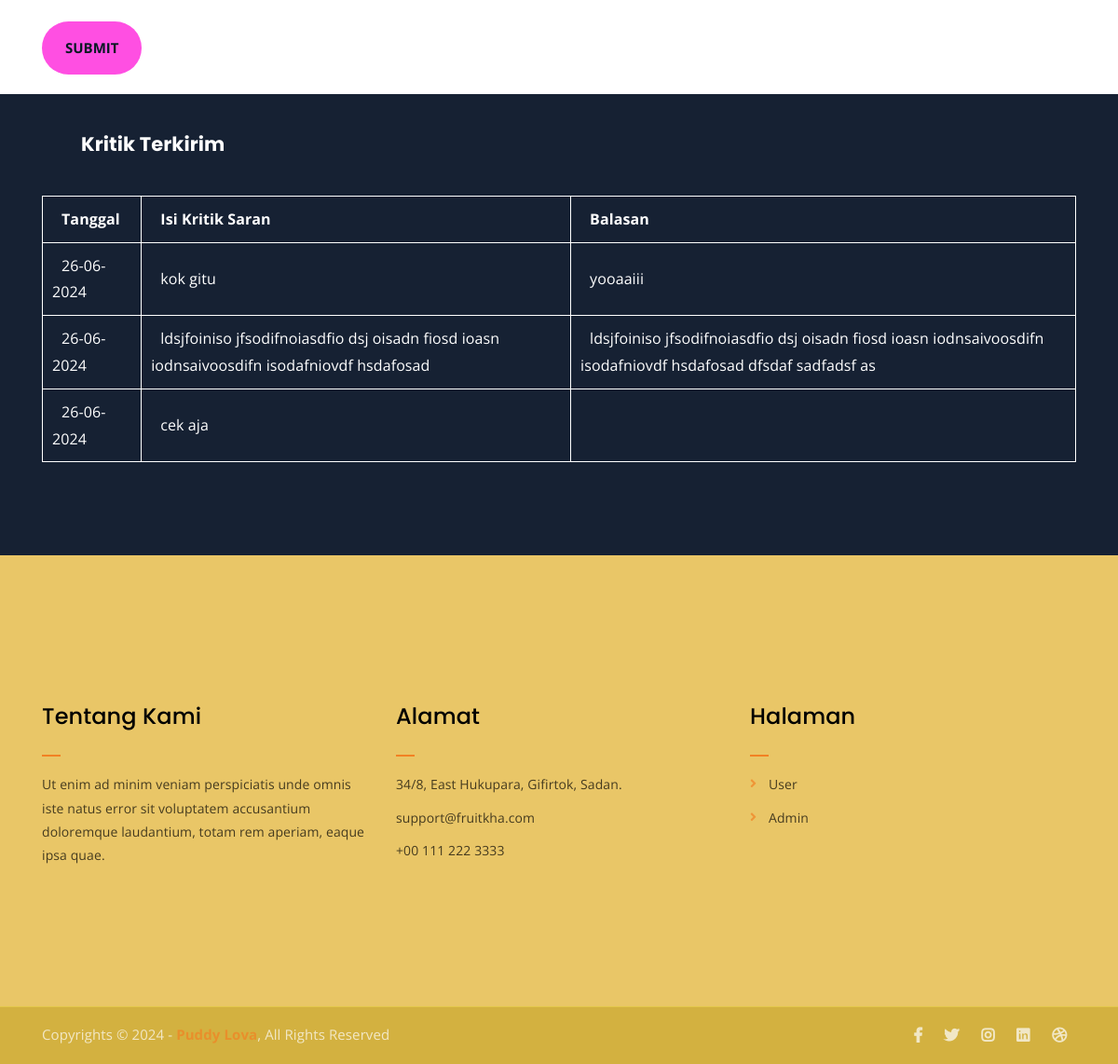
Before: /kritik.php (signed in, lower part) with the older database file.
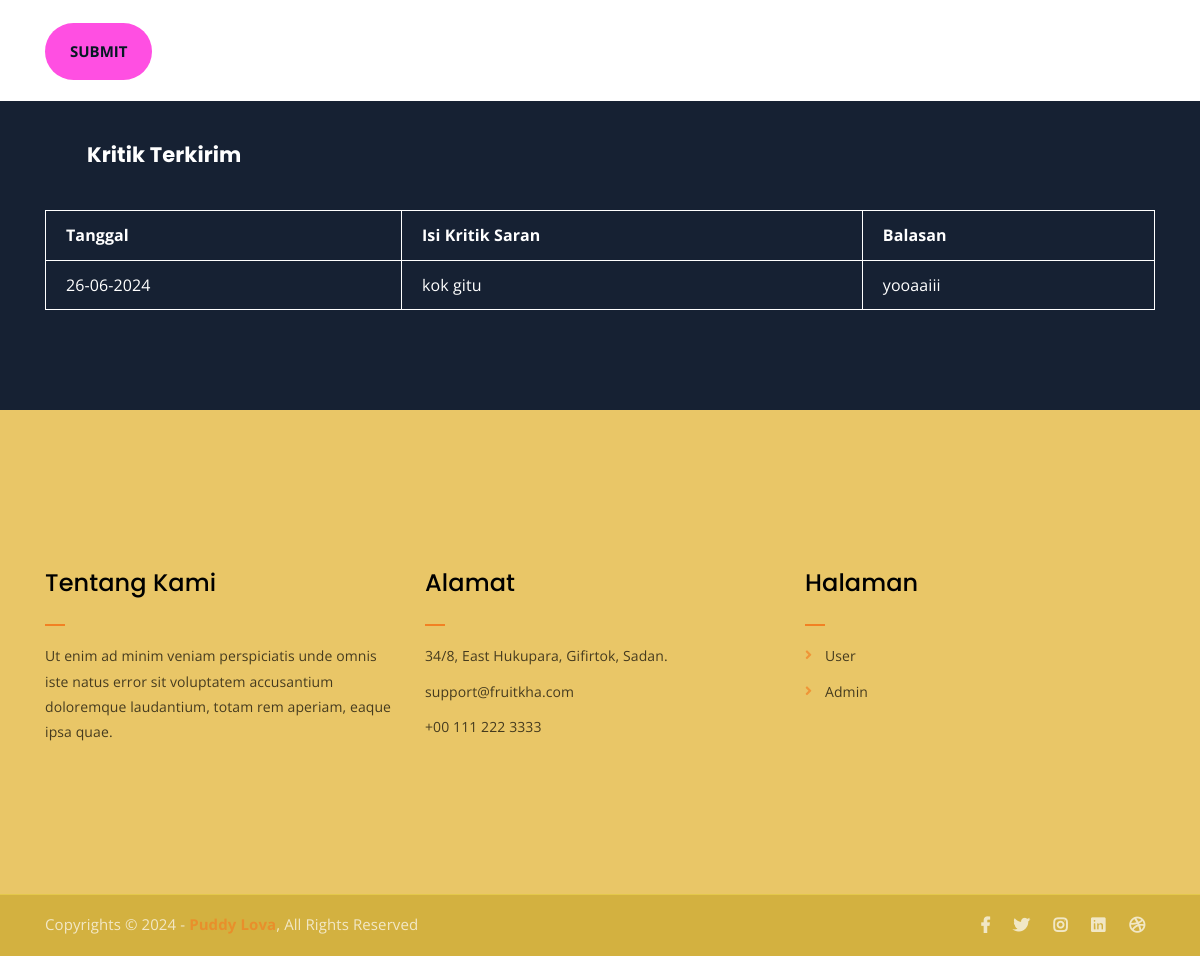
After: the same page with the newer database file.
### tables this page shows
CREATE TABLE `kritik_saran` (
  `id_kritik_saran` int(11) NOT NULL,
  `id_user` int(11) NOT NULL,
  `nama` varchar(111) NOT NULL,
  `tanggal` varchar(55) NOT NULL,
  `isi_kritik_saran` varchar(1000) NOT NULL,
  `balasan` varchar(1111) NOT NULL
);

### kritik.php (the view, shortened to what this page needs)
<?php
include("./app/database/db.php");
?>
<!DOCTYPE html>
<html lang="en">
<head>
	<link rel="stylesheet" href="assets/css/all.min.css">
	<link rel="stylesheet" href="assets/bootstrap/css/bootstrap.min.css">
	<link rel="stylesheet" href="assets/css/owl.carousel.css">
	<link rel="stylesheet" href="assets/css/magnific-popup.css">
	<link rel="stylesheet" href="assets/css/animate.css">
	<link rel="stylesheet" href="assets/css/meanmenu.min.css">
	<link rel="stylesheet" href="assets/css/main.css">
	<link rel="stylesheet" href="assets/css/responsive.css">
</head>
<body>
	<div class="contact-from-section mt-150 mb-4">
		<div class="container">
			<div class="row">
				<div class="col-lg-8 mb-5 mb-lg-0">
					<div class="contact-form">
						<form method="POST">
							<p><textarea name="isi" cols="30" rows="10" placeholder="Message"></textarea></p>
							<input style="background-color: #ff4fe2;" type="submit" name="kirim" value="Submit">
						</form>
					</div>
				</div>
			</div>
		</div>
	</div>
	<div class="find-location blue-bg">
		<div class="container">
			<div class="row">
				<div class="col-lg-12">
					<h4 style="color: white;" class="m-5">Kritik Terkirim</h4>
					<table id="datatablesSimple">
                <thead>
                  <tr style="font-size: 16px;">
                    <th>Tanggal</th>
                    <th>Isi Kritik Saran</th>
					<th>Balasan</th>
                  </tr>
                </thead>
                <tbody>
                  <?php
					$id_user = $_SESSION['user']['id_user'];
                    $get_paket = mysqli_query($conn, "SELECT * FROM kritik_saran WHERE id_user = '$id_user'");
                    while ($p = mysqli_fetch_array($get_paket)) {
                  ?>
                    <tr style="font-size: 16px;" id="klik-tabel">
                      <td><?php echo $p['tanggal']; ?></td>
                      <td><?php echo $p['isi_kritik_saran']; ?></td>
					  <td><?php echo $p['balasan']; ?></td>
                    </tr>
                  <?php } ?>
                </tbody>
              </table>
				</div>
			</div>
		</div>
	</div>
	<?php include('./include/footer.php') ?>
</body>
</html>

### include/footer.php
<div class="footer-area xxx">
		<div class="container">
			<div class="row">
				<div class="col-lg-4 col-md-6">
					<div class="footer-box about-widget">
						<h2 style="color: black;" class="widget-title">Tentang Kami</h2>
						<p style="color: black;">Ut enim ad minim veniam perspiciatis unde omnis iste natus error sit voluptatem accusantium doloremque laudantium, totam rem aperiam, eaque ipsa quae.</p>
					</div>
				</div>
				<div class="col-lg-4 col-md-6">
					<div class="footer-box get-in-touch">
						<h2 style="color: black;" class="widget-title">Alamat</h2>
						<ul>
							<li>34/8, East Hukupara, Gifirtok, Sadan.</li>
							<li>support@fruitkha.com</li>
							<li>+00 111 222 3333</li>
						</ul>
					</div>
				</div>
				<div class="col-lg-4 col-md-6">
					<div class="footer-box pages">
						<h2 style="color: black;" class="widget-title">Halaman</h2>
						<ul>
							<li><a style="color: black;" href="index.php">User</a></li>
							<li><a style="color: black;" href="app/index.php">Admin</a></li>
						</ul>
					</div>
				</div>
			</div>
		</div>
	</div>
	<div class="copyright">
		<div class="container">
			<div class="row">
				<div class="col-lg-6 col-md-12">
					<p>Copyrights &copy; 2024 - <a href="#">Puddy Lova</a>, All Rights Reserved
					</p>
				</div>
				<div class="col-lg-6 text-right col-md-12">
					<div class="social-icons">
						<ul>
							<li><a href="#" target="_blank"><i class="fab fa-facebook-f"></i></a></li>
							<li><a href="#" target="_blank"><i class="fab fa-twitter"></i></a></li>
							<li><a href="#" target="_blank"><i class="fab fa-instagram"></i></a></li>
							<li><a href="#" target="_blank"><i class="fab fa-linkedin"></i></a></li>
							<li><a href="#" target="_blank"><i class="fab fa-dribbble"></i></a></li>
						</ul>
					</div>
				</div>
			</div>
		</div>
	</div>

### assets/css/main.css (style rules this page uses)
html { font-size: 14px; font-weight: 400; line-height: 28px; height: 100%; }
body { font-family: "Open Sans", sans-serif; font-weight: 400; font-size: 1rem; letter-spacing: 0.1px; line-height: 1.8; color: #051922; overflow-x: hidden; }
a { cursor: pointer; text-decoration: none; -webkit-transition: all 0.2s ease-in-out; -o-transition: all 0.2s ease-in-out; transition: all 0.2s ease-in-out; }
h1, .h1, h2, .h2, h3, .h3, h4, .h4, h5, .h5, h6, .h6 { font-family: "Poppins", sans-serif; font-weight: 700; margin: 0 0 1.25rem 0; color: #051922; }
h2, .h2 { font-size: 3rem; font-weight: 700; line-height: 3.25rem; }
h4, .h4 { font-size: 1.5rem; font-weight: 700; line-height: 1.75rem; }
p { font-family: "Open Sans", sans-serif; font-weight: 400; font-size: 1rem; letter-spacing: 0.1px; line-height: 1.8; color: #051922; margin: 0 0 1.25rem 0; }
p:last-child { margin: 0; }
.mt-150 { margin-top: 150px; }
.blue-bg { background-color: #162133; }
.footer-area { background-color: #e9c667; color: #000000; padding: 150px 0; }
.footer-area div, .footer-area p { color: black; }
h2.widget-title { font-size: 24px; font-weight: 500; position: relative; padding-bottom: 20px; color: #fff; }
h2.widget-title:after { position: absolute; left: 0; bottom: 0; width: 20px; height: 2px; background-color: #f28123; content: ""; }
.footer-box p { color: #fff; opacity: 0.7; line-height: 1.8; }
.footer-box ul { margin: 0; padding: 0; list-style: none; }
.footer-box ul li { opacity: 0.7; margin-bottom: 10px; line-height: 1.8; }
.footer-box ul li:last-child { margin-bottom: 0; }
.copyright { background-color: #d3b140; border-top: 1px solid #e4c84a; }
.copyright p { margin: 0; color: #fff; opacity: 0.7; padding: 16px 0; font-size: 15px; }
.copyright a { color: #f28123; font-weight: 700; }
.social-icons ul { margin: 0; padding: 0; list-style: none; }
.social-icons ul li { display: inline-block; }
.social-icons ul li a { font-size: 16px; color: #fff; opacity: 0.7; padding: 16px 10px; display: block; }
.footer-box ul li a { color: #fff; }
.footer-box.pages ul li { position: relative; padding-left: 20px; }
.footer-box.pages ul li:before { position: absolute; left: 0; top: 0; content: "\f105"; font-family: "Font Awesome 5 Free"; font-weight: 900; color: #f28123; }
.footer-box.pages ul li a { -webkit-transition: 0.3s; -o-transition: 0.3s; transition: 0.3s; }
.social-icons ul li a { -webkit-transition: 0.3s; -o-transition: 0.3s; transition: 0.3s; }
input[type="submit"] { -webkit-transition: 0.3s; -o-transition: 0.3s; transition: 0.3s; border-radius: 50px !important; }
html, body { height: 100%; }
input[type="submit"] { background-color: #f28123; color: #051922; font-weight: 700; text-transform: uppercase; font-size: 15px; border: none !important; cursor: pointer; padding: 15px 25px; border-radius: 3px; }
thead { border-bottom: 1px solid #eee; }

### kritik.php (style rules this page uses)
table, tr, th, td { color: white; border: 1px solid white; text-indent: 10px; padding: 10px; }
table { width: 100%; margin-bottom: 100px; }

Changed rows visible on the page:
removed kritik_saran: tanggal "26-06-2024", isi_kritik_saran "ldsjfoiniso jfsodifnoiasdfio dsj oisadn fiosd ioasn iodnsaivoosdifn isodafniovdf hsdafosad", balasan "ldsjfoiniso jfsodifnoiasdfio dsj oisadn fiosd ioasn iodnsaivoosdifn isodafniovdf hsdafosad dfsdaf sadfadsf as"
removed kritik_saran: tanggal "26-06-2024", isi_kritik_saran "cek aja"
